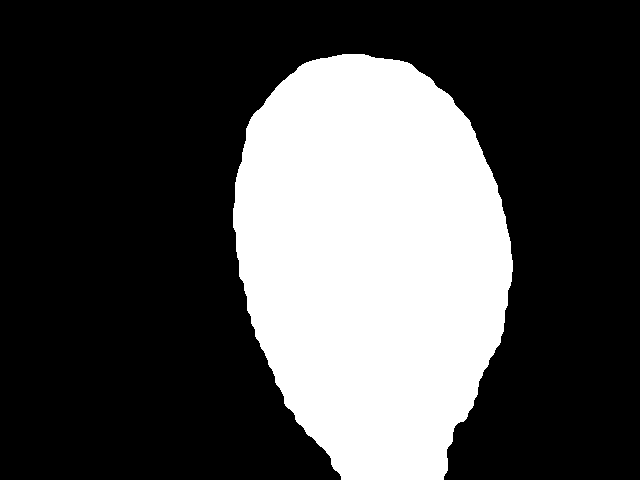
#> input picture results/f10_4/00_mask.png, 640 x 480 px
$ python fingerprint_pipeline.py ../results/f10_4/00_mask.png ../results/f10_3/03_binary.png   (older library calls are emulated)
#> lines starting #> are read from the running program, lines starting #| are printed output that depends on the picture; after the words box and inside, x2 and y2 are one past the last pixel; in counts of white or black regions, pixels touching at a corner belong together
from __future__ import annotations

import json
import logging
import math
from dataclasses import dataclass
from pathlib import Path
from typing import Dict, List, Optional, Tuple

import cv2
import numpy as np
from skimage.morphology import skeletonize

logging.basicConfig(level=logging.INFO, format="%(asctime)s - %(levelname)s - %(message)s")
logger = logging.getLogger(__name__)


# --------------------------------------------------------------------------- #
# Config / data classes
# --------------------------------------------------------------------------- #

@dataclass
class FingerprintConfig:
    # --- segmentation ---
    seg_block: int = 16               # window for local-variance segmentation
    seg_thresh_scale: float = 0.5     # fraction of the Otsu threshold used as cut-off (lower = larger ROI)
    seg_close: int = 21               # morphological close (px) to join ridge areas
    seg_open: int = 15                # morphological open (px) to drop specks
    # --- normalisation / orientation ---
    norm_sigma: float = 12.0          # local mean/variance normalisation scale
    orient_grad_sigma: float = 1.0    # smoothing before gradients
    orient_sigma: float = 8.0         # smoothing of the structure tensor
    # --- ridge frequency (None -> estimate per image) ---
    wavelength: Optional[float] = None
    wavelength_range: Tuple[float, float] = (6.0, 14.0)
    # --- Gabor ---
    gabor_orientations: int = 16
    gabor_sigma_along: float = 0.55   # x wavelength
    gabor_sigma_across: float = 0.40  # x wavelength
    # --- binary / skeleton clean-up ---
    min_ridge_area: int = 30
    min_hole_area: int = 20
    min_spur_len: int = 10            # skeleton branches shorter than this are pruned
    min_component_len: int = 20       # isolated skeleton pieces shorter than this are removed
    # --- minutiae filtering ---
    border_margin: int = 21         # px from the ROI edge (prev 12)
    angle_trace_len: int = 10         # px walked along the ridge to get the direction
    orient_tolerance_deg: float = 35.0
    min_coherence: float = 0.25
    break_dist: float = 12.0          # two facing endings closer than this = ridge break
    island_dist: float = 8.0          # two bifurcations closer than this = hole/bridge artefact
    cluster_dist: float = 5.0         # anything closer than this = duplicate
    # --- output ---
    save_intermediate_images: bool = True


@dataclass
class Minutia:
    x: int
    y: int
    type: str          # "Ending" or "Bifurcation"
    angle: float       # degrees 0-360 (math convention: y axis pointing up)
    confidence: float = 0.4 # prev 1.0

    def to_dict(self) -> Dict:
        return {"x": int(self.x), "y": int(self.y), "type": self.type,
                "angle": float(self.angle), "confidence": float(self.confidence)}


# neighbours of a pixel in circular order (dy, dx)
_CIRC = [(-1, -1), (-1, 0), (-1, 1), (0, 1), (1, 1), (1, 0), (1, -1), (0, -1)]


def _wrap180(a):
    return (a + 180.0) % 360.0 - 180.0


# --------------------------------------------------------------------------- #
# Pipeline
# --------------------------------------------------------------------------- #

class FingerprintPipeline:
    def __init__(self, config: Optional[FingerprintConfig] = None):
        self.config = config or FingerprintConfig()
        self.logger = logging.getLogger(self.__class__.__name__)
        self.results: Dict = {}

    # ------------------------------------------------------------------ run
    def run(self, input_path: str, output_dir: str) -> List[Minutia]:
#> called with input_path = '../results/f10_4/00_mask.png', output_dir = '../results/f10_3/03_binary.png'
        output_dir = Path(output_dir)
        output_dir.mkdir(parents=True, exist_ok=True)

        img = cv2.imread(str(input_path), cv2.IMREAD_GRAYSCALE)
#> img: shape (480, 640); 29.7% white; 1 white region, box (x1, y1, x2, y2) and area: (233, 54, 513, 480) 91275
        if img is None:
            raise FileNotFoundError(f"Failed to load image: {input_path}")

        mask = self._segment(img)
        if mask.sum() < 2000:
            raise ValueError("Segmentation found (almost) no fingerprint area")

        norm = self._normalize(img, mask)
        theta, coherence = self._orientation_field(norm)
        wavelength = self.config.wavelength or self._estimate_wavelength(norm, mask)
        enhanced = self._gabor_enhance(norm, theta, wavelength)

        binary = self._binarize(enhanced, mask)
        skeleton = self._skeletonize_and_prune(binary)
        minutiae = self._extract_minutiae(skeleton, mask, theta, coherence)

        self.results = dict(mask=mask, theta=theta, wavelength=wavelength,
                            binary=binary, skeleton=skeleton, minutiae=minutiae)
        self.logger.info(f"{Path(input_path).name}: wavelength={wavelength:.1f}px, "
                         f"{len(minutiae)} minutiae")

        if self.config.save_intermediate_images:
            self._save(output_dir / "00_mask.png", mask * 255)
            self._save(output_dir / "01_normalized.png",
                       cv2.normalize(norm * mask, None, 0, 255, cv2.NORM_MINMAX).astype(np.uint8))
            self._save(output_dir / "02_enhanced.png",
                       cv2.normalize(enhanced * mask, None, 0, 255, cv2.NORM_MINMAX).astype(np.uint8))
            self._save(output_dir / "03_binary.png", binary * 255)
            self._save(output_dir / "04_skeleton.png", skeleton * 255)
            self._save(output_dir / "05_minutiae_marked.png", self._draw(img, skeleton, minutiae))

        with open(output_dir / "minutiae.json", "w") as f:
            json.dump([m.to_dict() for m in minutiae], f, indent=4)
        return minutiae

    # ---------------------------------------------------------- segmentation
    def _segment(self, img: np.ndarray) -> np.ndarray:
        c = self.config
        f = img.astype(np.float32)
        k = (c.seg_block, c.seg_block)
        mean = cv2.blur(f, k)
        std = np.sqrt(np.maximum(cv2.blur(f * f, k) - mean * mean, 0))
        std8 = cv2.normalize(std, None, 0, 255, cv2.NORM_MINMAX).astype(np.uint8)
        t, _ = cv2.threshold(std8, 0, 255, cv2.THRESH_BINARY + cv2.THRESH_OTSU)
#> t = 98
        mask = (std8 > t * c.seg_thresh_scale).astype(np.uint8)
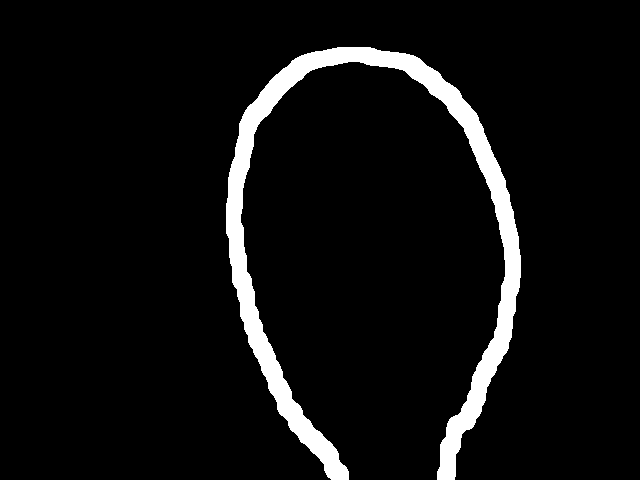
#> mask: shape (480, 640); values 0 (black) and 1 (white), 6% white; 1 white region, box (x1, y1, x2, y2) and area: (226, 47, 521, 480) 18532

        close = cv2.getStructuringElement(cv2.MORPH_ELLIPSE, (c.seg_close, c.seg_close))
        opn = cv2.getStructuringElement(cv2.MORPH_ELLIPSE, (c.seg_open, c.seg_open))
        mask = cv2.morphologyEx(mask, cv2.MORPH_CLOSE, close)
#> mask: shape (480, 640); values 0 (black) and 1 (white), 6.1% white; 1 white region, box (x1, y1, x2, y2) and area: (226, 47, 521, 480) 18591
        mask = cv2.morphologyEx(mask, cv2.MORPH_OPEN, opn)
#> mask: shape (480, 640); values 0 (black) and 1 (white), 6.1% white; 1 white region, box (x1, y1, x2, y2) and area: (226, 47, 521, 480) 18587

        # keep only the largest blob (drops smudges / specks in the background)
        n, lab, stats, _ = cv2.connectedComponentsWithStats(mask, connectivity=8)
#> n = 2; stats = [[0, 0, 640, 480, 288613], [226, 47, 295, 433, 18587]]
        if n > 1:
            largest = 1 + int(np.argmax(stats[1:, cv2.CC_STAT_AREA]))
#> largest = 1
            mask = (lab == largest).astype(np.uint8)

        # fill holes
        inv = (1 - mask).astype(np.uint8)
        n, lab, stats, _ = cv2.connectedComponentsWithStats(inv, connectivity=4)
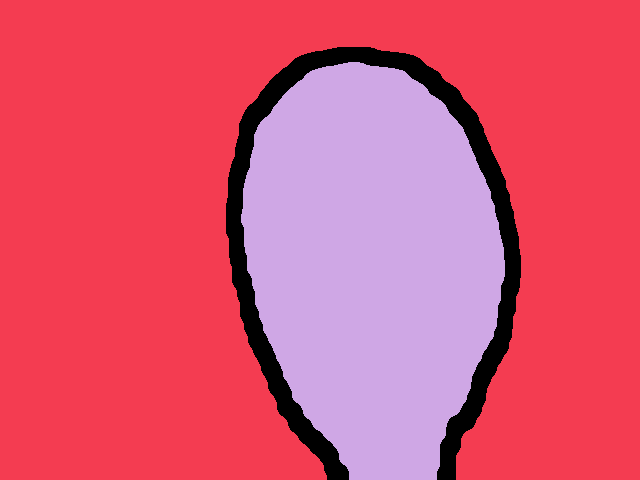
#> lab: shape (480, 640) int32; 3 distinct labels, from 0 to 2; one colour per label, 0 black
#> n = 3; stats = [[226, 47, 295, 433, 18587], [0, 0, 640, 480, 206575], [241, 62, 264, 418, 82038]]
        for i in range(1, n):
            x, y, w, h, _a = stats[i]
            touches = x == 0 or y == 0 or x + w == mask.shape[1] or y + h == mask.shape[0]
            if not touches:
                mask[lab == i] = 1
#> this loop made 2 passes
#> (x, y, w, h, touches) on passes 1 to 2: (0, 0, 640, 480, True), (241, 62, 264, 418, True)
        return mask

    # --------------------------------------------------------- normalisation
    def _normalize(self, img: np.ndarray, mask: np.ndarray) -> np.ndarray:
        """Ridges made bright; local zero-mean / unit-variance inside the ROI."""
        f = 255.0 - img.astype(np.float32)          # ink ridges are dark in the input
        s = self.config.norm_sigma
        m = mask.astype(np.float32)
        # masked (normalised-convolution) local mean so background doesn't bias the border
        den = cv2.GaussianBlur(m, (0, 0), s) + 1e-6
        mu = cv2.GaussianBlur(f * m, (0, 0), s) / den
        d = (f - mu) * m
        sd = np.sqrt(cv2.GaussianBlur(d * d, (0, 0), s) / den)
        sd = np.maximum(sd, 8.0)
        return (d / sd).astype(np.float32)

    # ---------------------------------------------------------- orientation
    def _orientation_field(self, norm: np.ndarray) -> Tuple[np.ndarray, np.ndarray]:
        c = self.config
        sm = cv2.GaussianBlur(norm, (0, 0), c.orient_grad_sigma)
        gx = cv2.Sobel(sm, cv2.CV_32F, 1, 0, ksize=3)
        gy = cv2.Sobel(sm, cv2.CV_32F, 0, 1, ksize=3)
        gxx = cv2.GaussianBlur(gx * gx, (0, 0), c.orient_sigma)
        gyy = cv2.GaussianBlur(gy * gy, (0, 0), c.orient_sigma)
        gxy = cv2.GaussianBlur(gx * gy, (0, 0), c.orient_sigma)
        theta = 0.5 * np.arctan2(2 * gxy, gxx - gyy) + np.pi / 2      # ridge direction (image coords)
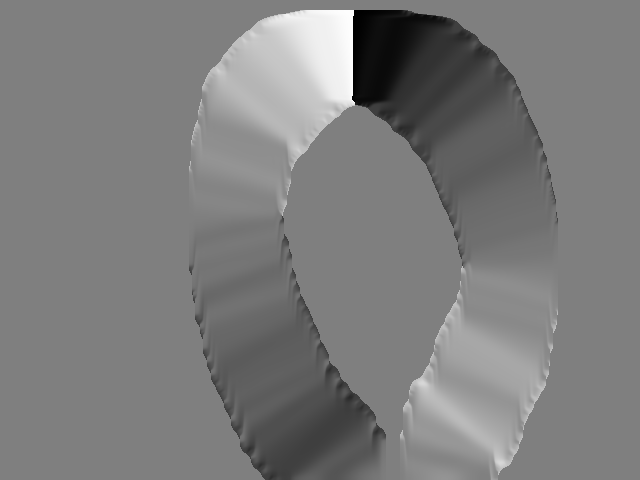
#> theta: shape (480, 640) float32; min 6.68e-06, max 3.14, mean 1.54; drawn with min black and max white
        theta = np.mod(theta, np.pi).astype(np.float32)
        coh = np.sqrt((gxx - gyy) ** 2 + 4 * gxy ** 2) / (gxx + gyy + 1e-6)
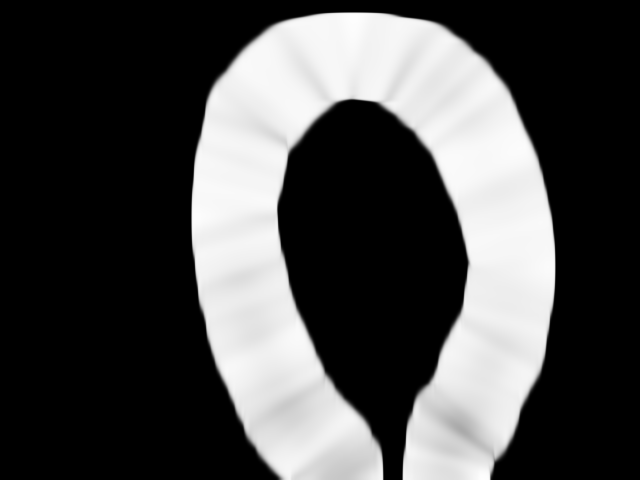
#> coh: shape (480, 640) float32; min 0, max 0.997, mean 0.294
        return theta, coh.astype(np.float32)

    # ------------------------------------------------------------ frequency
    def _estimate_wavelength(self, norm: np.ndarray, mask: np.ndarray) -> float:
        lo, hi = self.config.wavelength_range
        ys, xs = np.nonzero(mask)
#> ys = 18587 values from 47 to 479; xs = 18587 values, max 520 at index 9709, min 226 at index 7949, mean 371.1
        y0, y1, x0, x1 = ys.min(), ys.max() + 1, xs.min(), xs.max() + 1
#> y0 = 47; y1 = 480; x0 = 226; x1 = 521
        patch = (norm * mask)[y0:y1, x0:x1]
        patch = patch * np.outer(np.hanning(patch.shape[0]), np.hanning(patch.shape[1]))
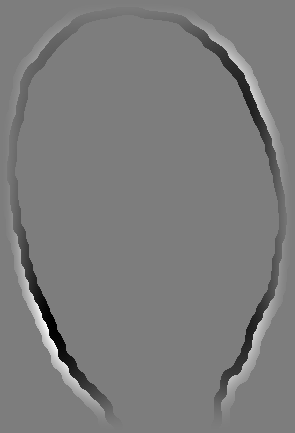
#> patch: shape (433, 295) float64; min -0.128, max 0.133, mean -0.00143; drawn with min black and max white
        N = 1024
        F = np.abs(np.fft.fftshift(np.fft.fft2(patch, s=(N, N)))) ** 2
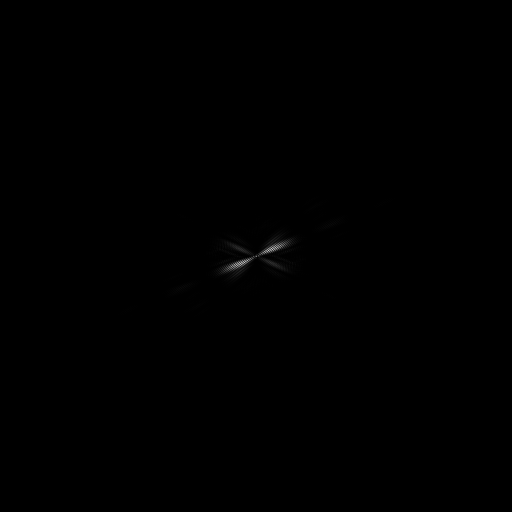
#> F: shape (1024, 1024) float64 (shown at 1/2 size); min 7.23e-07, max 48044, mean 46.5; drawn with min black and max white
        fr = np.fft.fftshift(np.fft.fftfreq(N))
        fy, fx = np.meshgrid(fr, fr, indexing="ij")
        r = np.hypot(fx, fy)
        bins = np.linspace(1 / (hi + 2), 1 / (lo - 2), 80)
        sel = (r >= bins[0]) & (r < bins[-1])
        idx = np.digitize(r[sel], bins)
        power = F[sel]
        prof = np.array([power[idx == i].mean() if np.any(idx == i) else 0 for i in range(1, len(bins))])
#> prof = 79 values, max 1029.3 at index 0, min 5.4 at index 69, mean 98.15
        peak_f = 0.5 * (bins[int(np.argmax(prof))] + bins[int(np.argmax(prof)) + 1])
#> peak_f = 0.0637
#> in run, `wavelength = self.config.wavelength or self._estimate_wavelength(norm,..`: wavelength = 14
        return float(np.clip(1.0 / peak_f, lo, hi))

    # ---------------------------------------------------------------- Gabor
    def _gabor_enhance(self, norm: np.ndarray, theta: np.ndarray, wavelength: float) -> np.ndarray:
#> called with wavelength = 14
        c = self.config
        K = c.gabor_orientations
        su = c.gabor_sigma_along * wavelength
#> su = 7.7
        sv = c.gabor_sigma_across * wavelength
#> sv = 5.6
        r = int(np.ceil(3 * max(su, sv)))
#> r = 24
        ys, xs = np.mgrid[-r:r + 1, -r:r + 1].astype(np.float32)
        responses = []
        for k in range(K):
            th = k * np.pi / K
            u = xs * np.cos(th) + ys * np.sin(th)       # along the ridge
            v = -xs * np.sin(th) + ys * np.cos(th)      # across the ridge
            g = np.exp(-0.5 * (u ** 2 / su ** 2 + v ** 2 / sv ** 2)) * np.cos(2 * np.pi * v / wavelength)
            g -= g.mean()
            g /= np.abs(g).sum()
            responses.append(cv2.filter2D(norm, cv2.CV_32F, g.astype(np.float32),
                                          borderType=cv2.BORDER_REFLECT))
#> this loop made 16 passes
#> pass 2, in _gabor_enhance, `u = xs * np.cos(th) + ys * np.sin(th)`:
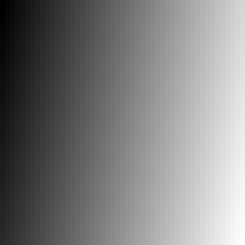
#> u: shape (49, 49) float32 (shown 5 times larger); min -28.22, max 28.22, mean 0; drawn with min black and max white
#> after the loop, responses = 16 items
#> (the rest of the program and of its run is left out)
